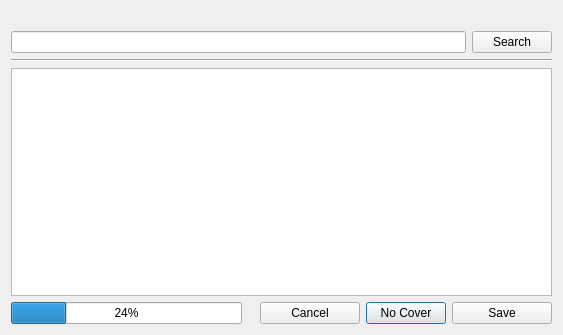
<?xml version="1.0" encoding="UTF-8"?>
<ui version="4.0">
 <class>AlternateCovers</class>
 <widget class="QDialog" name="AlternateCovers">
  <property name="geometry">
   <rect>
    <x>0</x>
    <y>0</y>
    <width>563</width>
    <height>335</height>
   </rect>
  </property>
  <property name="windowTitle">
   <string>Search alternative image</string>
  </property>
  <layout class="QGridLayout" name="gridLayout">
   <item row="2" column="0" colspan="7">
    <widget class="Line" name="line">
     <property name="orientation">
      <enum>Qt::Horizontal</enum>
     </property>
    </widget>
   </item>
   <item row="1" column="6">
    <widget class="QPushButton" name="btn_search">
     <property name="sizePolicy">
      <sizepolicy hsizetype="Fixed" vsizetype="Fixed">
       <horstretch>0</horstretch>
       <verstretch>0</verstretch>
      </sizepolicy>
     </property>
     <property name="minimumSize">
      <size>
       <width>50</width>
       <height>0</height>
      </size>
     </property>
     <property name="maximumSize">
      <size>
       <width>156113</width>
       <height>16777215</height>
      </size>
     </property>
     <property name="focusPolicy">
      <enum>Qt::NoFocus</enum>
     </property>
     <property name="text">
      <string>Search</string>
     </property>
    </widget>
   </item>
   <item row="1" column="0" colspan="6">
    <widget class="QLineEdit" name="le_search">
     <property name="maximumSize">
      <size>
       <width>654654</width>
       <height>16777215</height>
      </size>
     </property>
    </widget>
   </item>
   <item row="3" column="0" colspan="7">
    <widget class="QTableView" name="tv_images">
     <property name="minimumSize">
      <size>
       <width>250</width>
       <height>220</height>
      </size>
     </property>
     <property name="verticalScrollBarPolicy">
      <enum>Qt::ScrollBarAsNeeded</enum>
     </property>
     <property name="tabKeyNavigation">
      <bool>false</bool>
     </property>
     <property name="showDropIndicator" stdset="0">
      <bool>false</bool>
     </property>
     <property name="dragDropOverwriteMode">
      <bool>false</bool>
     </property>
     <property name="selectionMode">
      <enum>QAbstractItemView::SingleSelection</enum>
     </property>
     <property name="verticalScrollMode">
      <enum>QAbstractItemView::ScrollPerPixel</enum>
     </property>
     <property name="horizontalScrollMode">
      <enum>QAbstractItemView::ScrollPerPixel</enum>
     </property>
     <property name="showGrid">
      <bool>false</bool>
     </property>
     <property name="gridStyle">
      <enum>Qt::NoPen</enum>
     </property>
     <property name="cornerButtonEnabled">
      <bool>false</bool>
     </property>
     <attribute name="horizontalHeaderVisible">
      <bool>false</bool>
     </attribute>
     <attribute name="horizontalHeaderHighlightSections">
      <bool>false</bool>
     </attribute>
     <attribute name="verticalHeaderVisible">
      <bool>false</bool>
     </attribute>
     <attribute name="verticalHeaderHighlightSections">
      <bool>false</bool>
     </attribute>
    </widget>
   </item>
   <item row="0" column="0" colspan="7">
    <widget class="QLabel" name="lab_title">
     <property name="font">
      <font>
       <weight>75</weight>
       <bold>true</bold>
      </font>
     </property>
     <property name="text">
      <string/>
     </property>
    </widget>
   </item>
   <item row="5" column="0">
    <widget class="QProgressBar" name="pb_progress">
     <property name="value">
      <number>24</number>
     </property>
    </widget>
   </item>
   <item row="5" column="3" colspan="4">
    <layout class="QHBoxLayout" name="horizontalLayout">
     <item>
      <widget class="QPushButton" name="btn_cancel">
       <property name="minimumSize">
        <size>
         <width>100</width>
         <height>0</height>
        </size>
       </property>
       <property name="maximumSize">
        <size>
         <width>100</width>
         <height>16777215</height>
        </size>
       </property>
       <property name="focusPolicy">
        <enum>Qt::NoFocus</enum>
       </property>
       <property name="text">
        <string>Cancel</string>
       </property>
      </widget>
     </item>
     <item>
      <widget class="QPushButton" name="btn_no_cover">
       <property name="text">
        <string>No Cover</string>
       </property>
      </widget>
     </item>
     <item>
      <widget class="QPushButton" name="btn_save">
       <property name="minimumSize">
        <size>
         <width>100</width>
         <height>0</height>
        </size>
       </property>
       <property name="maximumSize">
        <size>
         <width>100</width>
         <height>16777215</height>
        </size>
       </property>
       <property name="focusPolicy">
        <enum>Qt::NoFocus</enum>
       </property>
       <property name="text">
        <string>Save</string>
       </property>
      </widget>
     </item>
    </layout>
   </item>
  </layout>
 </widget>
 <resources/>
 <connections/>
</ui>
